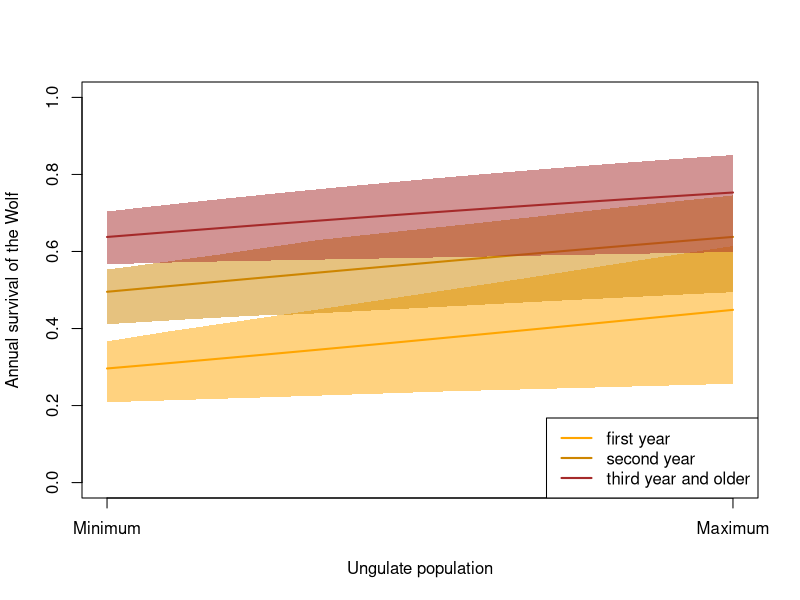
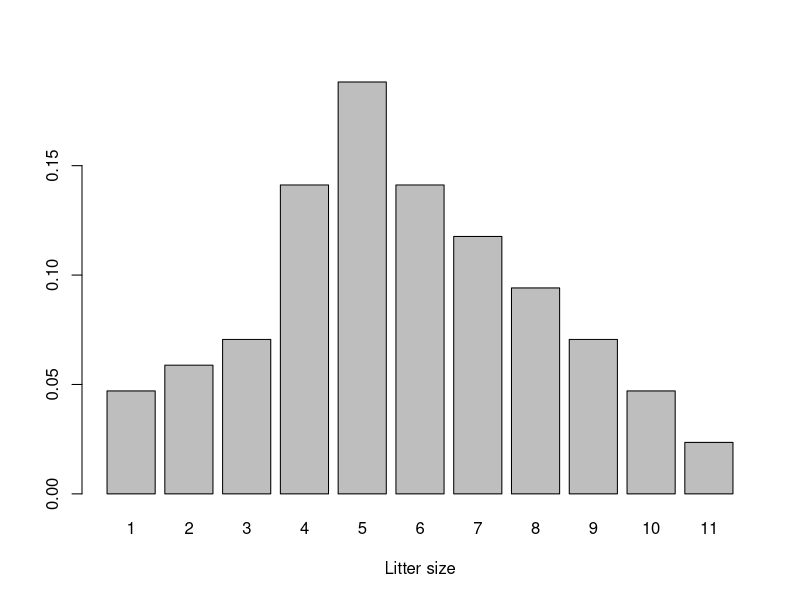
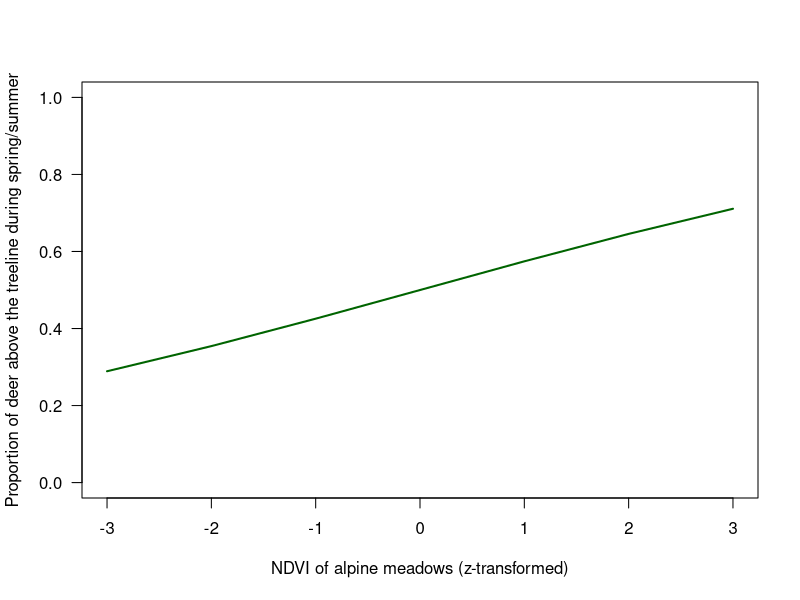
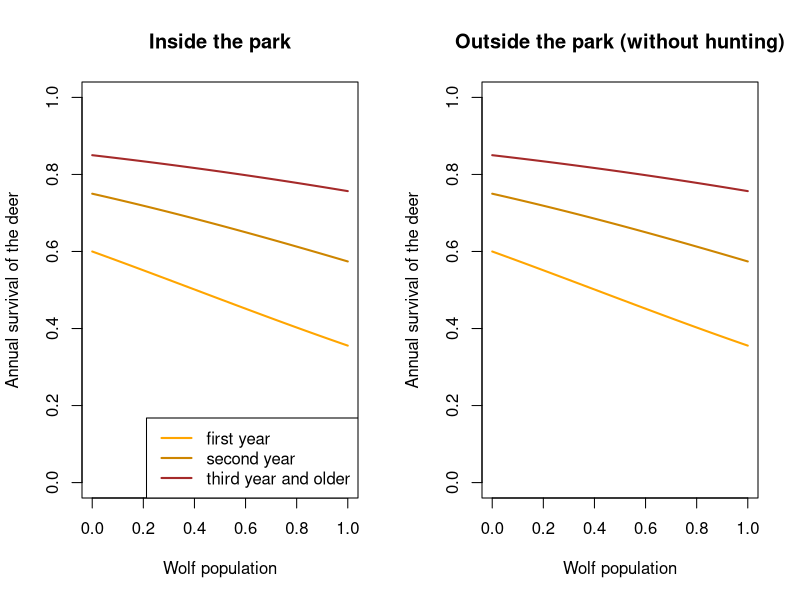
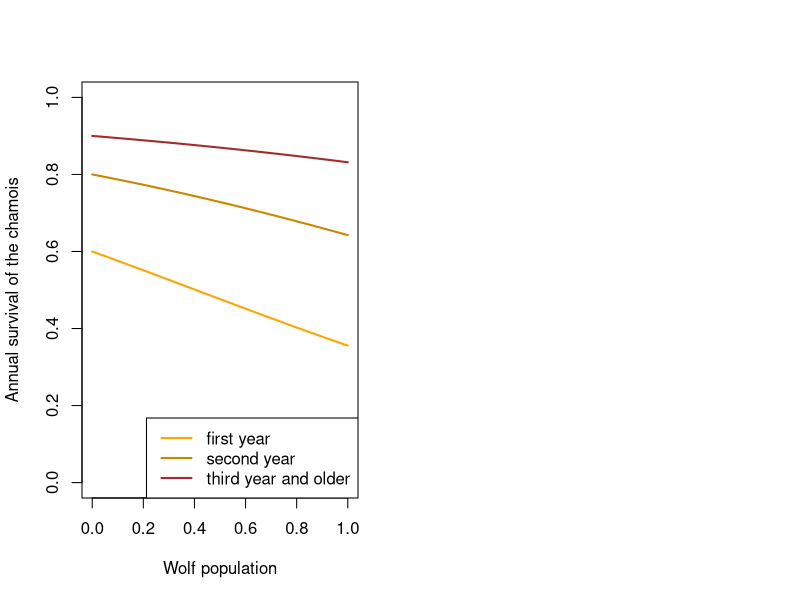
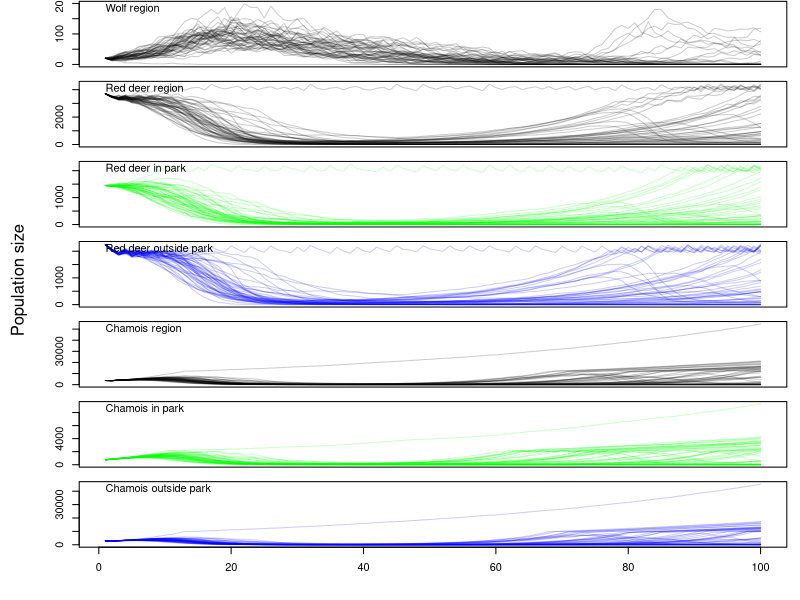

These charts were generated, in order, by the following R code:
## ---- chunk 1

library(MASS)
library(scales)

## ---- chunk 2
TT <- 100 # number of years to run the model
nsim <- 50 # number of Monte Carlo iterations
## ---- chunk 3

envNDVI <- rnorm(TT)

## ---- chunk 4

FUNwolfS1 <- function(x, sdInt=0.2, sdslope=0.2, corpars=0.8){
  # x = normalised ungulate density (0 = minimal, 1 = maximal)
  # corpars = correlation between intercept and slope
  Sigma <- matrix(c(sdInt^2, sdInt*sdslope*corpars, sdInt*sdslope*corpars, sdslope^2), nrow=2)
  pars <- mvrnorm(n = 1, mu = c(-0.9,0.6), Sigma = Sigma)
  plogis(pars[1] + pars[2]*x)  
}

FUNwolfS2 <- function(x, sdInt=0.2, sdslope=0.2, corpars=0.8){
  Sigma <- matrix(c(sdInt^2, sdInt*sdslope*corpars, sdInt*sdslope*corpars, sdslope^2), nrow=2)
  pars <- mvrnorm(n = 1, mu = c(0,0.6), Sigma = Sigma)
  plogis(pars[1] + pars[2]*x)
}

FUNwolfS3plus <- function(x, sdInt=0.2, sdslope=0.2, corpars=0.8){ 
  Sigma <- matrix(c(sdInt^2, sdInt*sdslope*corpars, sdInt*sdslope*corpars, sdslope^2), nrow=2)
  pars <- mvrnorm(n = 1, mu = c(0.6,0.6), Sigma = Sigma)
    plogis(pars[1] + pars[2]*x)
}

x <- seq(0, 1, length=100)  # 0 = no ungulates, 1 =maximum number of ungulates
y1 <- matrix(NA, ncol=nsim, nrow=length(x))
y2 <- matrix(NA, ncol=nsim, nrow=length(x))
y3 <- matrix(NA, ncol=nsim, nrow=length(x))
for(i in 1:nsim){
  y1[,i] <- FUNwolfS1(x)
  y2[,i] <- FUNwolfS2(x)
  y3[,i] <- FUNwolfS3plus(x)
}

y1mean <- apply(y1, 1, mean)
y1lwr <- apply(y1, 1, quantile, probs=0.025)
y1upr <- apply(y1, 1, quantile, probs=0.975)


y2mean <- apply(y2, 1, mean)
y2lwr <- apply(y2, 1, quantile, probs=0.025)
y2upr <- apply(y2, 1, quantile, probs=0.975)

y3mean <- apply(y3, 1, mean)
y3lwr <- apply(y3, 1, quantile, probs=0.025)
y3upr <- apply(y3, 1, quantile, probs=0.975)

plot(x, y1[,1], type="n", lwd=2, col="orange", xlab="Ungulate population", ylab="Annual survival of the Wolf", ylim=c(0,1), xaxt="n")
axis(1, at=c(0,1), labels=c("Minimum", "Maximum"))
polygon(c(x, rev(x)), c(y1lwr, rev(y1upr)), border=NA, col=alpha("orange", 0.5))
lines(x, y1mean, col="orange", lwd=2)
polygon(c(x, rev(x)), c(y2lwr, rev(y2upr)), border=NA, col=alpha("orange3", 0.5))
lines(x, y2mean, col="orange3", lwd=2)
polygon(c(x, rev(x)), c(y3lwr, rev(y3upr)), border=NA, col=alpha("brown", 0.5))
lines(x, y3mean, col="brown", lwd=2)

legend("bottomright", lwd=2, col=c("orange", "orange3", "brown"), legend=c("first year", "second year", "third year and older"))

  
## ---- chunk 5

littersize <- 1:11
problittersize0 <- c(2, 2.5, 3,6,8,6,5,4,3,2,1)
problittersize <- problittersize0/sum(problittersize0)

barplot(problittersize, names=littersize, xlab="Litter size")


FUNwolfnpups <- function(nfemalesW){
  litters <- sample(1:11, prob=problittersize, size=nfemalesW, replace=TRUE)
  return(sum(litters))
}

## ---- chunk 6
wolfmaxN <- 30  # is used in the model to normalise the effect of wolf in the ecosystem

ungulatesmaxN <- 10000 # is used in the model to normalise the effect of ungulates on the wolf

## ---- chunk 7
# proportion of deer that are above the treeline during summer 
# the number of deeer above the treeline is competing with chamois
FUNdeerpropSuhigh <- function(ndvi){
  # standardised ndvi (mean 0, sd 1)
 return(plogis(0.3*ndvi))
}


FUNdeerpropHuIn <- function(){
  # we assume that 20% of the outside population move into the park during hunting
 return(0.2)
}

x <- seq(-3,3)
plot(x, FUNdeerpropSuhigh(x), type="l", lwd=2, col="darkgreen", ylim=c(0,1), 
     xlab="NDVI of alpine meadows (z-transformed)", las=1, ylab="Proportion of deer above the treeline during spring/summer")

## ---- chunk 8
# expected population growth rate; trying out demographic parameters that produce plausible growth 
S1 <- 0.6
S2 <- 0.75
S3plus <- 0.85
f <- 1.1
deerLeslie <- matrix(c(0,f/2*S2,f/2*S3plus,f/2*S3plus,
                       S1, 0,0,0,
                       0,S2,0,0,
                       0,0,S3plus,S3plus), ncol=4, nrow=4, byrow=TRUE)
max(Re(eigen(deerLeslie)$values))
## ---- chunk 9
# x = wolf population (normalised, 0-1), 
# propindiet = proportion of deer in wolf diet
FUNdeerInS1 <- function(x, propindiet=1) plogis(qlogis(0.6)-1*x*propindiet)
FUNdeerInS2 <- function(x, propindiet=1) plogis(qlogis(0.75)-0.8*x*propindiet)
FUNdeerInS3plus <- function(x, propindiet=1) plogis(qlogis(0.85)-0.6*x*propindiet)

FUNdeerOutS1 <- function(x, propindiet=1) plogis(qlogis(0.6)-1*x*propindiet)
FUNdeerOutS2 <- function(x, propindiet=1) plogis(qlogis(0.75)-0.8*x*propindiet)
FUNdeerOutS3plus <- function(x, propindiet=1) plogis(qlogis(0.85)-0.6*x*propindiet)

x <- seq(0, 1, length=100)  # 0 = no ungulates, 1 =maximum number of ungulates
y1 <- FUNdeerInS1(x)
y2 <- FUNdeerInS2(x) # first year survival
y3 <- FUNdeerInS3plus(x)
  
par(mfrow=c(1,2))
plot(x, y1, type="l", lwd=2, col="orange", xlab="Wolf population", ylab="Annual survival of the deer",
     ylim=c(0,1), main="Inside the park")
lines(x, y2, lwd=2, col="orange3")
lines(x, y3, lwd=2, col="brown")

legend("bottomright", lwd=2, col=c("orange", "orange3", "brown"), legend=c("first year", "second year", "third year and older"))

y1 <- FUNdeerOutS1(x)
y2 <- FUNdeerOutS2(x) # first year survival
y3 <- FUNdeerOutS3plus(x)

plot(x, y1, type="l", lwd=2, col="orange", xlab="Wolf population", ylab="Annual survival of the deer",
     ylim=c(0,1), main="Outside the park (without hunting)")
lines(x, y2, lwd=2, col="orange3")
lines(x, y3, lwd=2, col="brown")

  
## ---- chunk 10
FUNdeerncalves <- function(nrfemales, npop, capacity=2000){
  nryoung <- sample(c(0,1,2), prob=c(0.05,0.85,0.1), size=nrfemales, replace=TRUE)
 if(npop>capacity) nryoung <- sample(c(0,1,2), prob=c(0.5,0.5,0), size=nrfemales, replace=TRUE)
 return(sum(nryoung))
  }

## ---- chunk 11
# expected population growth rate; trying out demographic parameters that produce plausible growth 
S1 <- 0.6 # survival from 0 to 1
S2 <- 0.8 # survival from 1 to 2
S3plus <- s3plus <- 0.9 #survival from 2 year onward 
f <- 0.9
deerLeslie <- matrix(c(0,f/2*S2,f/2*S3plus,f/2*S3plus,
                       S1, 0,0,0,
                       0,S2,0,0,
                       0,0,S3plus,S3plus), ncol=4, nrow=4, byrow=TRUE)
max(Re(eigen(deerLeslie)$values))
## ---- chunk 12
# x = wolf population (normalised, 0-1), 
# propindiet = proportion of chamois in wolf diet
FUNchamoisS1 <- function(x, propindiet=1) plogis(qlogis(S1)-1*x*propindiet)
FUNchamoisS2 <- function(x, propindiet=1) plogis(qlogis(S2)-0.8*x*propindiet)
FUNchamoisS3plus <- function(x, propindiet=1) plogis(qlogis(S3plus)-0.6*x*propindiet)

x <- seq(0, 1, length=100)  # 0 = no ungulates, 1 =maximum number of ungulates
y1 <- FUNchamoisS1(x)
y2 <- FUNchamoisS2(x) # first year survival
y3 <- FUNchamoisS3plus(x)
  
plot(x, y1, type="l", lwd=2, col="orange", xlab="Wolf population", ylab="Annual survival of the chamois",
     ylim=c(0,1))
lines(x, y2, lwd=2, col="orange3")
lines(x, y3, lwd=2, col="brown")

legend("bottomright", lwd=2, col=c("orange", "orange3", "brown"), legend=c("first year", "second year", "third year and older"))
  
## ---- chunk 13
FUNchamoisncalves <- function(nrfemales, npop, capacity=2000){
  nryoung <- sample(c(0,1,2,3), prob=c(0.05,0.8,0.1,0.05), size=nrfemales, replace=TRUE)
  if(npop>capacity) nryoung <- sample(c(0,1,2,3), prob=c(0.5,0.5,0,0), size=nrfemales, replace=TRUE)
  return(sum(nryoung))
  }

## ---- chunk 14
wolfN1 <- matrix(nrow=TT, ncol=nsim)
wolfN2 <- matrix(nrow=TT, ncol=nsim)
wolfN3plus <- matrix(nrow=TT, ncol=nsim)
wolfN <- matrix(nrow=TT, ncol=nsim)
wolfP <- matrix(nrow=TT, ncol=nsim)

deerInN1 <- matrix(nrow=TT, ncol=nsim)
deerInN2 <- matrix(nrow=TT, ncol=nsim)
deerInN3plus <- matrix(nrow=TT, ncol=nsim)
deerOutN1 <- matrix(nrow=TT, ncol=nsim)
deerOutN2 <- matrix(nrow=TT, ncol=nsim)
deerOutN3plus <- matrix(nrow=TT, ncol=nsim)
deerInN <- matrix(nrow=TT, ncol=nsim)
deerOutN <- matrix(nrow=TT, ncol=nsim)
deerN <- matrix(nrow=TT, ncol=nsim)
deerpropIn <- matrix(nrow=TT, ncol=nsim) # proportion of deer from outside that move into the SNP during hunting


chamoisInN1 <- matrix(nrow=TT, ncol=nsim)
chamoisInN2 <- matrix(nrow=TT, ncol=nsim)
chamoisInN3plus <- matrix(nrow=TT, ncol=nsim)
chamoisInN <- matrix(nrow=TT, ncol=nsim)
chamoisOutN1 <- matrix(nrow=TT, ncol=nsim)
chamoisOutN2 <- matrix(nrow=TT, ncol=nsim)
chamoisOutN3plus <- matrix(nrow=TT, ncol=nsim)
chamoisOutN <- matrix(nrow=TT, ncol=nsim)
chamoisN <- matrix(nrow=TT, ncol=nsim)


for(r in 1:nsim){
# starting populations
  wolfN1[1,r] <- 7
  wolfN2[1,r] <- 4
  wolfN3plus[1,r] <- 9
  wolfN[1, r] <- wolfN1[1,r] + wolfN2[1,r] +wolfN3plus[1,r]
  wolfP[1,r] <- 1
  deerInN1[1,r] <- 300
  deerInN2[1,r] <- 150
  deerInN3plus[1,r] <- 1000
  deerInN[1, r] <- deerInN1[1,r] + deerInN2[1,r] +deerInN3plus[1,r]
  
  deerOutN1[1,r] <- 500
  deerOutN2[1,r] <- 250
  deerOutN3plus[1,r] <- 1500
  deerOutN[1, r] <- deerOutN1[1,r] + deerOutN2[1,r] +deerOutN3plus[1,r]
  deerN[1,r] <- deerInN[1,r] + deerOutN[1,r]
  
  chamoisInN1[1,r] <- 100
  chamoisInN2[1,r] <- 50
  chamoisInN3plus[1,r] <- 600
  chamoisInN[1, r] <- chamoisInN1[1,r] + chamoisInN2[1,r] +chamoisInN3plus[1,r]
  chamoisOutN1[1,r] <- 400
  chamoisOutN2[1,r] <- 200
  chamoisOutN3plus[1,r] <- 2400
  chamoisOutN[1, r] <- chamoisOutN1[1,r] + chamoisOutN2[1,r] +chamoisOutN3plus[1,r]
  chamoisN[1, r] <- chamoisInN[1,r] + chamoisOutN[1,r]
  
  
  for(t in 2:TT){
    
  # Wolf 
  wolfnrepfemales <- min(c(wolfN3plus[t-1,r]/2, wolfP[t-1,r]*2), na.rm=TRUE) # number of reproducing females
  wolfnpups <- FUNwolfnpups(wolfnrepfemales) 
  wolfS1 <- FUNwolfS1((deerN[t-1,r]+chamoisN[t-1,r])/ungulatesmaxN)
  wolfS2 <- FUNwolfS2((deerN[t-1,r]+chamoisN[t-1,r])/ungulatesmaxN)
  wolfS3plus <- FUNwolfS3plus((deerN[t-1,r]+chamoisN[t-1,r])/ungulatesmaxN)
  
  wolfN1[t,r] <- rbinom(1, size=wolfnpups, prob=wolfS1)
  wolfN2[t,r] <- rbinom(1, size=wolfN1[t-1,r], prob=wolfS2)
  wolfN3plus[t,r] <- rbinom(1, size=wolfN2[t-1,r]+wolfN3plus[t-1,r], prob=wolfS3plus)
  wolfN[t, r] <- wolfN1[t,r] + wolfN2[t,r] +wolfN3plus[t,r]
  
  
  # Red deer
  deerInnrepfemales <- round((deerInN2[t-1,r]+deerInN3plus[t-1,r])/2) # number of reproducing females
  deerOutnrepfemales <- round((deerOutN2[t-1,r]+deerOutN3plus[t-1,r])/2) # number of reproducing females
  deerInncalves <- FUNdeerncalves(deerInnrepfemales, npop=deerInN[t-1,r], capacity=2000)
  deerOutncalves <- FUNdeerncalves(deerOutnrepfemales, npop=deerOutN[t-1,r], capacity=2000)
  
  propdeerInindiet <- deerInN[t-1,r]/(deerInN[t-1,r]+chamoisInN[t-1,r])
  if(is.na(propdeerInindiet)) propdeerInindiet <- 0
  propdeerOutindiet <- deerOutN[t-1,r]/(deerOutN[t-1,r]+chamoisOutN[t-1,r])
  if(is.na(propdeerOutindiet)) propdeerOutindiet <- 0
  
  deerInS1 <- FUNdeerInS1(wolfN[t-1,r]/wolfmaxN, propindiet=propdeerInindiet)
  deerInS2 <- FUNdeerInS2(wolfN[t-1,r]/wolfmaxN, propindiet=propdeerInindiet)
  deerInS3plus <- FUNdeerInS3plus(wolfN[t-1,r]/wolfmaxN, propindiet=propdeerInindiet)
  
  deerOutS1 <- FUNdeerInS1(wolfN[t-1,r]/wolfmaxN, propindiet=propdeerOutindiet)
  deerOutS2 <- FUNdeerInS2(wolfN[t-1,r]/wolfmaxN, propindiet=propdeerOutindiet)
  deerOutS3plus <- FUNdeerInS3plus(wolfN[t-1,r]/wolfmaxN, propindiet=propdeerOutindiet)
  
  
  deerInN1[t,r] <- rbinom(1, size=deerInncalves, prob=deerInS1)
  deerInN2[t,r] <- rbinom(1, size=deerInN1[t-1,r], prob=deerInS2)
  deerInN3plus[t,r] <- rbinom(1, size=deerInN2[t-1,r]+deerInN3plus[t-1,r], prob=deerInS3plus)
  deerInN[t, r] <- deerInN1[t,r] + deerInN2[t,r] +deerInN3plus[t,r]

  deerOutN1[t,r] <- rbinom(1, size=deerOutncalves, prob=deerOutS1)
  deerOutN2[t,r] <- rbinom(1, size=deerOutN1[t-1,r], prob=deerOutS2)
  deerOutN3plus[t,r] <- rbinom(1, size=deerOutN2[t-1,r]+deerOutN3plus[t-1,r], prob=deerOutS3plus)
  deerOutN[t, r] <- deerOutN1[t,r] + deerOutN2[t,r] +deerOutN3plus[t,r]
  deerN[t, r] <- deerInN[t,r] + deerOutN[t,r]
    
  # Chamois
  chamoisInnrepfemales <- round((chamoisInN2[t-1,r]+chamoisInN3plus[t-1,r])/2) # number of reproducing females
  chamoisInncalves <- FUNchamoisncalves(chamoisInnrepfemales, npop=chamoisInN[t-1,r], capacity=2000)
  chamoisOutnrepfemales <- round((chamoisOutN2[t-1,r]+chamoisOutN3plus[t-1,r])/2) # number of reproducing females
  chamoisOutncalves <- FUNchamoisncalves(chamoisOutnrepfemales, npop=chamoisOutN[t-1,r], capacity=8000)
  
  propchamoisInindiet <- chamoisInN[t-1,r]/(deerInN[t-1,r]+chamoisInN[t-1,r])
  if(is.na(propchamoisInindiet)) propchamoisInindiet <- 0
  propchamoisOutindiet <- chamoisOutN[t-1,r]/(deerOutN[t-1,r]+chamoisOutN[t-1,r])
  if(is.na(propchamoisOutindiet)) propchamoisOutindiet <- 0

  chamoisInS1 <- FUNchamoisS1(wolfN[t-1,r]/wolfmaxN, propindiet=propchamoisInindiet)
  chamoisInS2 <- FUNchamoisS2(wolfN[t-1,r]/wolfmaxN, propindiet=propchamoisInindiet)
  chamoisInS3plus <- FUNchamoisS3plus(wolfN[t-1,r]/wolfmaxN, propindiet=propchamoisInindiet)

  chamoisOutS1 <- FUNchamoisS1(wolfN[t-1,r]/wolfmaxN, propindiet=propchamoisOutindiet)
  chamoisOutS2 <- FUNchamoisS2(wolfN[t-1,r]/wolfmaxN, propindiet=propchamoisOutindiet)
  chamoisOutS3plus <- FUNchamoisS3plus(wolfN[t-1,r]/wolfmaxN, propindiet=propchamoisOutindiet)
  
  chamoisInN1[t,r] <- rbinom(1, size=chamoisInncalves, prob=chamoisInS1)
  chamoisInN2[t,r] <- rbinom(1, size=chamoisInN1[t-1,r], prob=chamoisInS2)
  chamoisInN3plus[t,r] <- rbinom(1, size=chamoisInN2[t-1,r]+chamoisInN3plus[t-1,r], prob=chamoisInS3plus)
  chamoisInN[t, r] <- chamoisInN1[t,r] + chamoisInN2[t,r] +chamoisInN3plus[t,r]
  
  chamoisOutN1[t,r] <- rbinom(1, size=chamoisOutncalves, prob=chamoisOutS1)
  chamoisOutN2[t,r] <- rbinom(1, size=chamoisOutN1[t-1,r], prob=chamoisOutS2)
  chamoisOutN3plus[t,r] <- rbinom(1, size=chamoisOutN2[t-1,r]+chamoisOutN3plus[t-1,r], prob=chamoisOutS3plus)
  chamoisOutN[t, r] <- chamoisInN1[t,r] + chamoisOutN2[t,r] +chamoisOutN3plus[t,r]
  chamoisN[t, r] <- chamoisInN[t,r] + chamoisOutN[t,r]
  } # close t
} # close r

## ---- chunk 15

par(mfrow=c(7,1), mar=c(1,4,0.1,1), oma=c(3,2,0,0))
plot(1:TT, seq(0, max(wolfN), length=TT), type="n", xlab=NA, ylab=NA, xaxt="n")
for(i in 1:nsim) lines(1:TT, wolfN[,i], col=rgb(0,0,0,0.2))
text(1,max(wolfN), adj=c(0,1) , labels="Wolf region")
mtext("Population size",side=2, line=0, outer=TRUE)


plot(1:TT, seq(0,max(deerN), length=TT), type="n", xlab="year", ylab="", xaxt="n")
for(i in 1:nsim) lines(1:TT, deerN[,i], col=rgb(0,0,0,0.2), xaxt="n")
text(1,max(deerN), adj=c(0,1) , labels="Red deer region")

plot(1:TT, seq(0,max(deerInN), length=TT), type="n", xlab="year", ylab="", xaxt="n")
for(i in 1:nsim) lines(1:TT, deerInN[,i], col=rgb(0,1,0,0.2), xaxt="n")
text(1,max(deerInN), adj=c(0,1) , labels="Red deer in park")


plot(1:TT, seq(0,max(deerOutN), length=TT), type="n", xlab="year", ylab="", xaxt="n")
for(i in 1:nsim) lines(1:TT, deerOutN[,i], col=rgb(0,0,1,0.2), xaxt="n")
text(1,max(deerOutN), adj=c(0,1) , labels="Red deer outside park")


plot(1:TT, seq(0,max(chamoisN), length=TT), type="n", xlab="year", ylab="", xaxt="n")
for(i in 1:nsim) lines(1:TT, chamoisN[,i], col=rgb(0,0,0,0.2))
text(1,max(chamoisN), adj=c(0,1) , labels="Chamois region")


plot(1:TT, seq(0,max(chamoisInN), length=TT), type="n", xlab="year", ylab="", xaxt="n")
for(i in 1:nsim) lines(1:TT, chamoisInN[,i], col=rgb(0,1,0,0.2))
text(1,max(chamoisInN), adj=c(0,1) , labels="Chamois in park")

plot(1:TT, seq(0,max(chamoisOutN), length=TT), type="n", xlab="year", ylab="")
for(i in 1:nsim) lines(1:TT, chamoisOutN[,i], col=rgb(0,0,1,0.2))
text(1,max(chamoisOutN), adj=c(0,1) , labels="Chamois outside park")


